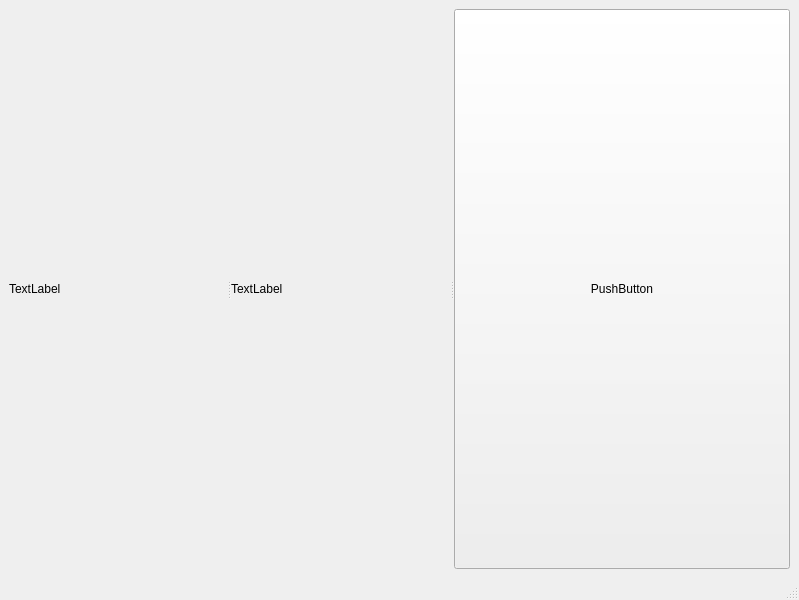
<?xml version="1.0" encoding="UTF-8"?>
<ui version="4.0">
 <class>MainWindow</class>
 <widget class="QMainWindow" name="MainWindow">
  <property name="geometry">
   <rect>
    <x>0</x>
    <y>0</y>
    <width>799</width>
    <height>600</height>
   </rect>
  </property>
  <property name="windowTitle">
   <string>MainWindow</string>
  </property>
  <widget class="QWidget" name="centralwidget">
   <layout class="QGridLayout" name="gridLayout">
    <item row="0" column="0">
     <widget class="QSplitter" name="splitter">
      <property name="orientation">
       <enum>Qt::Horizontal</enum>
      </property>
      <widget class="QLabel" name="test">
       <property name="text">
        <string>TextLabel</string>
       </property>
      </widget>
      <widget class="QLabel" name="label">
       <property name="text">
        <string>TextLabel</string>
       </property>
      </widget>
      <widget class="QPushButton" name="pushButton">
       <property name="text">
        <string>PushButton</string>
       </property>
      </widget>
     </widget>
    </item>
   </layout>
  </widget>
  <widget class="QMenuBar" name="menubar">
   <property name="geometry">
    <rect>
     <x>0</x>
     <y>0</y>
     <width>799</width>
     <height>21</height>
    </rect>
   </property>
  </widget>
  <widget class="QStatusBar" name="statusbar"/>
 </widget>
 <resources/>
 <connections/>
</ui>
